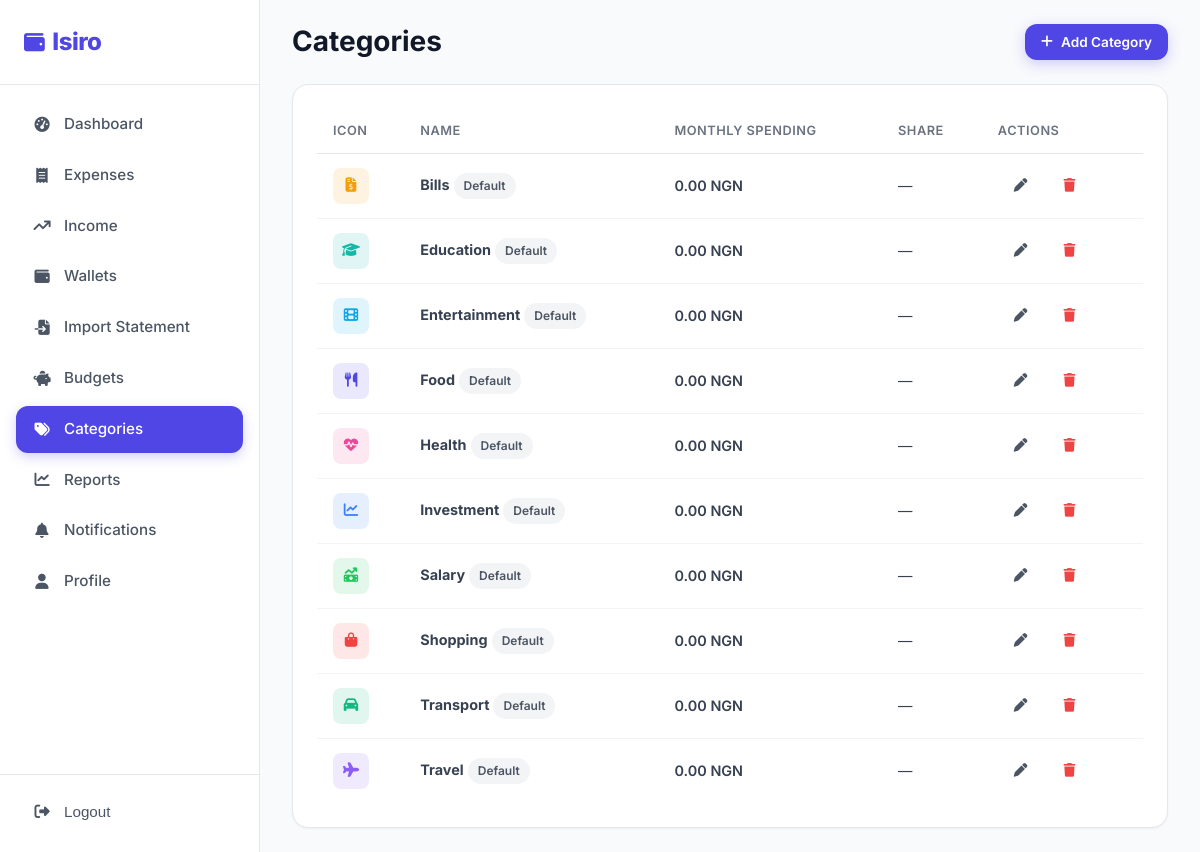
The page /expenses/categories/ (signed in) on the database its author committed.
### expenses/models.py (models this page shows, shortened)
class Category(models.Model):
    name = models.CharField(max_length=80)
    icon = models.CharField(max_length=50, default="fa-tag")
    color = models.CharField(max_length=20, default="#6B7280")
    is_default = models.BooleanField(default=False)
    user = models.ForeignKey(
        settings.AUTH_USER_MODEL,
        on_delete=models.CASCADE,
        related_name="categories",
        null=True,
        blank=True,
    )
    created_at = models.DateTimeField(auto_now_add=True)
    class Meta:
        verbose_name_plural = "Categories"
        ordering = ["name"]
        constraints = [
            models.UniqueConstraint(
                fields=["name", "user"], name="unique_category_per_user",
            ),
        ]

### users/models.py (models this page shows, shortened)
class User(AbstractUser):
    username = None  # remove the username field; use email instead
    full_name = models.CharField(max_length=150, blank=True)
    email = models.EmailField(unique=True)
    profile_image = models.ImageField(
        upload_to="profile_images/",
        blank=True,
        null=True,
    )
    currency = models.CharField(max_length=10, default="USD")
    monthly_budget_preference = models.DecimalField(max_digits=12, decimal_places=2, default=0)
    theme_preference = models.CharField(max_length=10, default="light", choices=[("light", "Light"), ("dark", "Dark")])
    notify_expenses = models.BooleanField(default=True)
    notify_budgets = models.BooleanField(default=True)
    notify_imports = models.BooleanField(default=True)
    created_at = models.DateTimeField(auto_now_add=True)
    USERNAME_FIELD = "email"
    REQUIRED_FIELDS = ["full_name"]
    objects = UserManager()

### expenses/views.py (the view, shortened to what this page needs)
# urls.py: path("categories/", CategoryListView.as_view(), name="categories"),
class CategoryListView(LoginRequiredMixin, View):
    login_url = "users:login"
    template_name = "categories/category_list.html"
    def get(self, request):
        categories = Category.objects.filter(user=request.user)
        now = timezone.now()
        cat_stats = []
        for cat in categories:
            spent = Expense.objects.filter(
                user=request.user, category=cat,
                transaction_type=Expense.TransactionType.EXPENSE,
                date__year=now.year, date__month=now.month,
            ).aggregate(t=Sum("amount"))["t"] or 0
            cat_stats.append({"category": cat, "spent": spent})
        return render(request, self.template_name, {
            "cat_stats": cat_stats, "form": CategoryForm(), "currency": request.user.currency,
        })

### templates/categories/category_list.html (shortened to what this page needs)
{% extends "base.html" %}
{% load static %}
{% block body_class %}app-page{% endblock %}
{% block content %}
<div class="app-layout">
    {% include "partials/sidebar.html" with active="categories" %}
    <main class="main-content">
        <div class="topbar">
            <div style="display:flex; align-items:center; gap:16px;">
                <h1>Categories</h1>
            </div>
            <div class="topbar-actions">
                <a href="{% url 'expenses:category_add' %}" class="btn btn-primary btn-sm">
                    <i class="fas fa-plus"></i> Add Category
                </a>
            </div>
        </div>
        <div class="txn-section">
            {% if cat_stats %}
            <div class="table-wrap">
                <table class="data-table">
                    <thead>
                        <tr>
                            <th>Icon</th>
                            <th>Name</th>
                            <th>Monthly Spending</th>
                            <th>Share</th>
                            <th>Actions</th>
                        </tr>
                    </thead>
                    <tbody>
                        {% for item in cat_stats %}
                        <tr>
                            <td>
                                <div style="width:36px; height:36px; border-radius:8px; background:{{ item.category.color }}20; color:{{ item.category.color }}; display:flex; align-items:center; justify-content:center;">
                                    <i class="fas {{ item.category.icon }}"></i>
                                </div>
                            </td>
                            <td><strong>{{ item.category.name }}</strong>{% if item.category.is_default %} <span class="badge badge-source">Default</span>{% endif %}</td>
                            <td class="amount-expense">{{ item.spent|floatformat:2 }} {{ currency }}</td>
                            <td>
                                {% with total_spent=stats.month_expenses %}
                                {% if total_spent > 0 %}
                                {{ item.spent|floatformat:0 }}%
                                {% else %}—{% endif %}
                                {% endwith %}
                            </td>
                            <td>
                                <a href="{% url 'expenses:category_edit' item.category.id %}" class="btn btn-ghost btn-sm"><i class="fas fa-pen"></i></a>
                                <a href="{% url 'expenses:category_delete' item.category.id %}" class="btn btn-ghost btn-sm" style="color:var(--danger-500);"><i class="fas fa-trash"></i></a>
                            </td>
                        </tr>
                        {% endfor %}
                    </tbody>
                </table>
            </div>
            {% endif %}
        </div>
    </main>
</div>
{% endblock %}

### static/css/style.css (style rules this page uses)
:root { --primary-50: #EEF2FF; --primary-100: #E0E7FF; --primary-200: #C7D2FE; --primary-300: #A5B4FC; --primary-400: #818CF8; --primary-500: #6366F1; --primary-600: #4F46E5; --primary-700: #4338CA; --primary-800: #3730A3; --success-50: #ECFDF5; --success-100: #D1FAE5; --success-500: #10B981; --success-600: #059669; --success-700: #047857; --danger-50: #FEF2F2; --danger-100: #FEE2E2; --danger-500: #EF4444; --danger-600: #DC2626; --danger-700: #B91C1C; --warning-50: #FFFBEB; --warning-100: #FEF3C7; --warning-500: #F59E0B; --warning-600: #D97706; --accent-500: #0EA5E9; --accent-600: #0284C7; --gray-50: #F9FAFB; --gray-100: #F3F4F6; --gray-200: #E5E7EB; --gray-300: #D1D5DB; --gray-400: #9CA3AF; --gray-500: #6B7280; --gray-600: #4B5563; --gray-700: #374151; --gray-800: #1F2937; --gray-900: #111827; --bg: #F8FAFC; --surface: #FFFFFF; --border: #E5E7EB; --shadow-sm: 0 1px 2px rgba(0,0,0,0.05); --shadow: 0 4px 12px rgba(0,0,0,0.07); --shadow-md: 0 8px 24px rgba(0,0,0,0.08); --shadow-lg: 0 16px 48px rgba(0,0,0,0.10); --r-sm: 8px; --r: 12px; --r-lg: 16px; --r-xl: 24px; --r-full: 9999px; --sp-1: 4px; --sp-2: 8px; --sp-3: 12px; --sp-4: 16px; --sp-5: 20px; --sp-6: 24px; --sp-8: 32px; --sp-10: 40px; --sp-12: 48px; --sp-16: 64px; --font: 'Inter', -apple-system, BlinkMacSystemFont, 'Segoe UI', sans-serif; }
*, *::before, *::after { box-sizing: border-box; margin: 0; padding: 0; }
html { scroll-behavior: smooth; }
body { font-family: var(--font); background: var(--bg); color: var(--gray-800); line-height: 1.5; -webkit-font-smoothing: antialiased; }
a { color: var(--primary-600); text-decoration: none; transition: color .2s; }
h1, h2, h3, h4 { line-height: 1.2; font-weight: 700; color: var(--gray-900); }
h1 { font-size: 2.5rem; }
.btn { display: inline-flex; align-items: center; justify-content: center; gap: var(--sp-2); padding: 12px 24px; border: none; border-radius: var(--r); font-family: var(--font); font-size: 0.95rem; font-weight: 600; cursor: pointer; transition: all .2s ease; white-space: nowrap; position: relative; overflow: hidden; }
.btn-primary { background: var(--primary-600); color: #fff; box-shadow: 0 4px 14px rgba(79,70,229,0.25); }
.btn-ghost { background: transparent; color: var(--gray-600); }
.btn-sm { padding: 8px 16px; font-size: 0.85rem; }
.app-layout { display: flex; min-height: 100vh; }
.main-content { flex: 1; margin-left: 260px; padding: var(--sp-6) var(--sp-8); min-width: 0; }
.topbar { display: flex; align-items: center; justify-content: space-between; margin-bottom: var(--sp-6); }
.topbar h1 { font-size: 1.75rem; }
.topbar-actions { display: flex; gap: var(--sp-3); align-items: center; }
.txn-section { background: var(--surface); border: 1px solid var(--border); border-radius: var(--r-lg); padding: var(--sp-6); box-shadow: var(--shadow-sm); }
.table-wrap { overflow-x: auto; }
table.data-table { width: 100%; border-collapse: collapse; }
.data-table th { text-align: left; padding: 12px 16px; font-size: 0.8rem; font-weight: 600; text-transform: uppercase; letter-spacing: 0.5px; color: var(--gray-500); border-bottom: 1px solid var(--border); }
.data-table td { padding: 14px 16px; border-bottom: 1px solid var(--gray-100); font-size: 0.9rem; color: var(--gray-700); }
.data-table tr:last-child td { border-bottom: none; }
.badge { display: inline-flex; align-items: center; gap: 4px; padding: 4px 10px; border-radius: var(--r-full); font-size: 0.75rem; font-weight: 600; }
.badge-source { background: var(--gray-100); color: var(--gray-600); }
.amount-expense { color: var(--danger-600); font-weight: 600; }

### rows shown on the page
Category: category.name "Bills", is_default "Default", spent "0.00"
User: currency "NGN"
Category: category.name "Education", is_default "Default", spent "0.00"
Category: category.name "Entertainment", is_default "Default", spent "0.00"
Category: category.name "Food", is_default "Default", spent "0.00"
Category: category.name "Health", is_default "Default", spent "0.00"
Category: category.name "Investment", is_default "Default", spent "0.00"
Category: category.name "Salary", is_default "Default", spent "0.00"
Category: category.name "Shopping", is_default "Default", spent "0.00"
Category: category.name "Transport", is_default "Default", spent "0.00"
Category: category.name "Travel", is_default "Default", spent "0.00"
